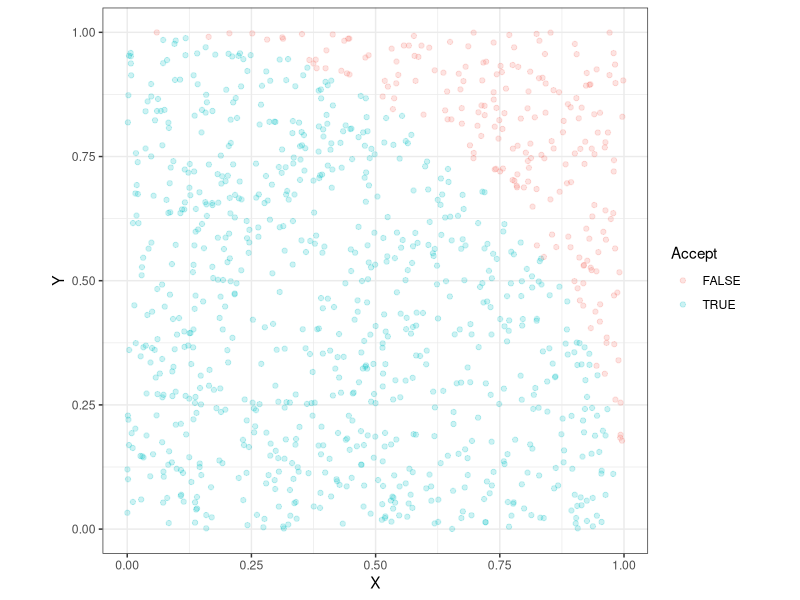

The R source for this figure:
## ---- chunk 1
pi
## ---- chunk 2
set.seed(42)
N = 100000
x = runif(N)
theta = pi/2*runif(N)
2/(mean(x+sin(theta)>1))
## ---- chunk 3
set.seed(42)
N = 1000
df = data.frame(X = runif(N), Y = runif(N))
df$Accept = (df$X**2 + df$Y**2 <=1)
library(ggplot2)
ggplot(df, aes(x=X,y=Y,color=Accept)) + geom_point(alpha=.2) + coord_fixed() + theme_bw()
## ---- chunk 4
4*mean(df$Accept)
